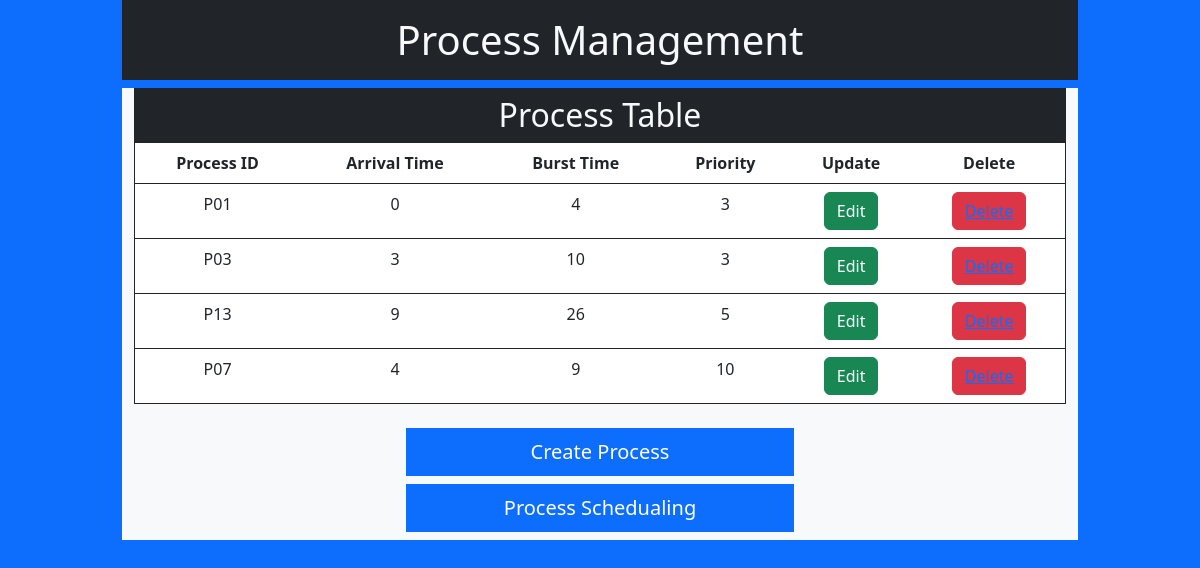
The page /process-management/ on the database as committed earlier.
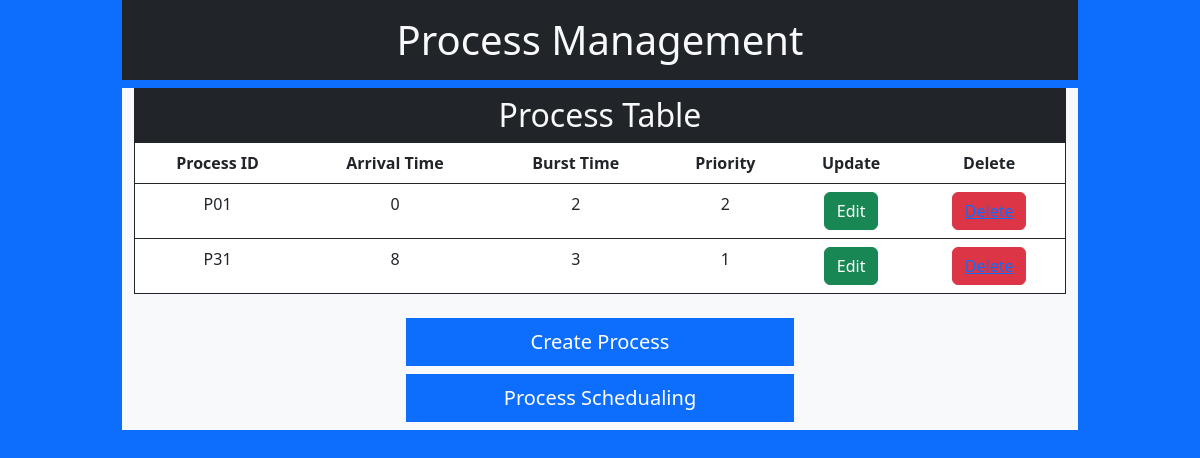
The same page on the database as committed later.
### processes/models.py (models this page shows)
class processes(models.Model):
    p_id = models.AutoField(primary_key=True)
    process_id = models.CharField(max_length=3, unique=True,validators=[input_regex])
    arrival_time = models.IntegerField(validators=[MinValueValidator(0), MaxValueValidator(100)])
    burst_time = models.IntegerField(validators=[MinValueValidator(0), MaxValueValidator(100)])
    priority = models.IntegerField(validators=[MinValueValidator(0), MaxValueValidator(10)])
    memory = models.IntegerField(validators=[MinValueValidator(0), MaxValueValidator(100)])

### processes/views.py (the view)
# urls.py: path('',views.processManagement,name="all"),
def processManagement(request):
    process_table = processes.objects.all()
    data = {
        "title":"Process Management",
        "process_table":process_table
    }
    return render(request, "processes/processManagement.html",data)

### processes/templates/processes/processManagement.html
{% extends 'base.html' %}
{% block content %}
<h1 class="text-center bg-dark text-light py-3">{{title}}</h1>
<div class="container text-center bg-light">
<h2 class="text-center bg-dark text-light my-0 py-2">Process Table</h2>
<table class='table border border-dark'>
    <thead class="bg-dark text-light">
        <th scope='col'>Process ID</th>
        <th scope='col'>Arrival Time</th>
        <th scope='col'>Burst Time</th>
        <th scope='col'>Priority</th>
        <th scope='col'>Update</th>
        <th scope='col'>Delete</th>
    </thead>
    <tbody>
        {%for x in process_table%}
        <tr>
            <td>{{x.process_id}}</td>
            <td>{{x.arrival_time}}</td>
            <td>{{x.burst_time}}</td>
            <td>{{x.priority}}</td>
            <td><button type="button" class="btn btn-success">Edit</button></td>
            <td><button type="button" class="btn btn-danger"><a href="{% url 'processes:process_delete' x.id %}">Delete</a></button></td>
        </tr>
        {% endfor %}
    </tbody>
</table>
    <div class="d-grid gap-2 col-5 mx-auto py-2">
        <a class="btn btn-lg btn-primary rounded-0" href={% url 'processes:process_create' %}>Create Process</a>
        <a class="btn btn-lg btn-primary rounded-0" href="{% url 'processes:processSchedualing' %}">Process Schedualing</a>
    </div>
</div>
{% endblock content %}

### home/templates/base.html
{% include "header.html" %}
{% block content %}
{% endblock content %}
{% include "footer.html" %}

### home/templates/header.html (shortened to what this page needs)
<!DOCTYPE html>
<html lang="en">
<head>
    <link href="https://cdn.jsdelivr.net/npm/bootstrap@5.3.0-alpha3/dist/css/bootstrap.min.css" rel="stylesheet">
</head>
<body>
    <div class="container-fluid min-vh-100 bg-primary">
    <div class="container col-md-10 mx-auto min-vh-100">

### home/templates/footer.html
</div>
</div>
</body>
</html>

Rows that differ between the two databases and show on the page:
removed processes: process_id "P01", arrival_time "0", burst_time "4", priority "3"
removed processes: process_id "P03", arrival_time "3", burst_time "10", priority "3"
removed processes: process_id "P13", arrival_time "9", burst_time "26", priority "5"
removed processes: process_id "P07", arrival_time "4", burst_time "9", priority "10"
added processes: process_id "P01", arrival_time "0", burst_time "2", priority "2"
added processes: process_id "P31", arrival_time "8", burst_time "3", priority "1"
